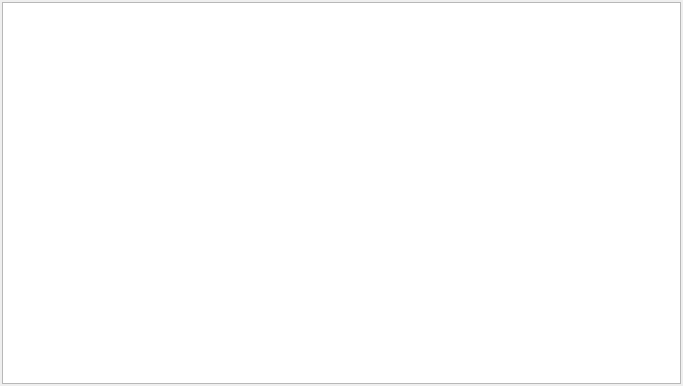
<?xml version="1.0" encoding="UTF-8"?>
<ui version="4.0">
 <class>DlgFoodCache</class>
 <widget class="QDialog" name="DlgFoodCache">
  <property name="geometry">
   <rect>
    <x>0</x>
    <y>0</y>
    <width>683</width>
    <height>386</height>
   </rect>
  </property>
  <property name="contextMenuPolicy">
   <enum>Qt::CustomContextMenu</enum>
  </property>
  <property name="windowTitle">
   <string>Select goods</string>
  </property>
  <layout class="QVBoxLayout" name="verticalLayout">
   <property name="leftMargin">
    <number>2</number>
   </property>
   <property name="topMargin">
    <number>2</number>
   </property>
   <property name="rightMargin">
    <number>2</number>
   </property>
   <property name="bottomMargin">
    <number>2</number>
   </property>
   <item>
    <widget class="CustomTableWidget" name="tblGoods">
     <property name="contextMenuPolicy">
      <enum>Qt::CustomContextMenu</enum>
     </property>
     <property name="editTriggers">
      <set>QAbstractItemView::NoEditTriggers</set>
     </property>
     <property name="selectionMode">
      <enum>QAbstractItemView::SingleSelection</enum>
     </property>
     <property name="selectionBehavior">
      <enum>QAbstractItemView::SelectRows</enum>
     </property>
     <attribute name="horizontalHeaderVisible">
      <bool>false</bool>
     </attribute>
     <column>
      <property name="text">
       <string>Code</string>
      </property>
     </column>
     <column>
      <property name="text">
       <string>Name</string>
      </property>
     </column>
     <column>
      <property name="text">
       <string>Unit</string>
      </property>
     </column>
     <column>
      <property name="text">
       <string>Price</string>
      </property>
     </column>
    </widget>
   </item>
  </layout>
 </widget>
 <customwidgets>
  <customwidget>
   <class>CustomTableWidget</class>
   <extends>QTableWidget</extends>
   <header>customtablewidget.h</header>
  </customwidget>
 </customwidgets>
 <resources/>
 <connections/>
</ui>
